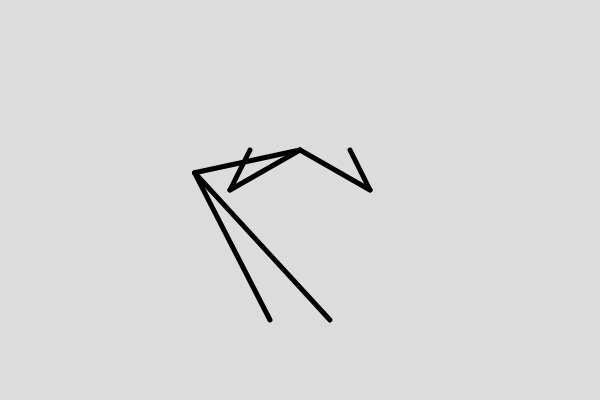
Frame 1 (no input)
Frame 60 (no input): identical to frame 1, image omitted
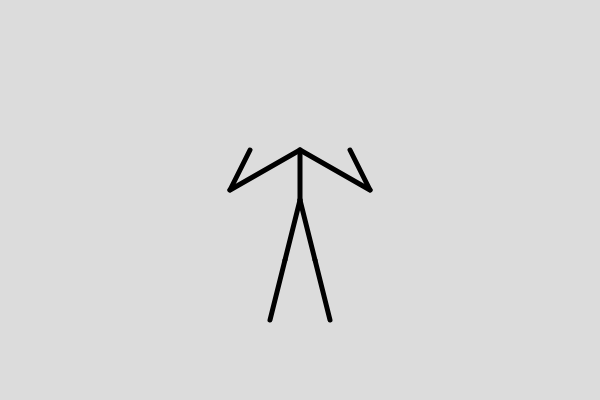
Frame 120 (the mouse pressed at the canvas centre since frame 60)

The p5.js sketch that drew these frames (run headless with seeded random() and noise() and a simulated clock; from frame 60 on, the mouse is pressed at the canvas centre):

// p5.js sketch
// ── sketch.js
class Man {
  constructor(x, y) {
    this.leftFoot = { x: x - 30, y: y + 170, fixed: true };
    this.rightFoot = { x: x + 30, y: y + 170, fixed: true };
    this.head = { x: x, y: y, fixed: true };

    this.controlPoint = { x: x, y: y + 50, fixed: false };

    this.leftKnee = { x: x - 20, y: y + 50 };
    this.rightKnee = { x: x + 20, y: y + 50 };

    this.legSegmentLength = 40;
    this.maxStretch = 2.5;
    this.minDistance = 20;
  }

  calculateJointPosition(fixed1, fixed2, baseLength, t = 0.5) {
    let dx = fixed2.x - fixed1.x;
    let dy = fixed2.y - fixed1.y;
    let distance = Math.sqrt(dx * dx + dy * dy);

    if (distance < this.minDistance) {
      distance = this.minDistance;
    }

    let h = Math.sqrt(Math.pow(baseLength, 2) - Math.pow(distance / 2, 2));

    if (isNaN(h)) {
      h = 0;
    }

    let mx = fixed1.x + dx * t;
    let my = fixed1.y + dy * t;

    let nx = -dy / distance;
    let ny = dx / distance;

    return {
      x: mx + nx * h,
      y: my + ny * h,
    };
  }

  constrainPoint(px, py, anchorX, anchorY, maxDist) {
    let dx = px - anchorX;
    let dy = py - anchorY;
    let distance = Math.sqrt(dx * dx + dy * dy);

    if (distance > maxDist) {
      let angle = Math.atan2(dy, dx);
      return {
        x: anchorX + Math.cos(angle) * maxDist,
        y: anchorY + Math.sin(angle) * maxDist,
      };
    }

    return { x: px, y: py };
  }
  update(mouseX, mouseY) {
    let maxDistance = this.legSegmentLength * 2 * this.maxStretch;

    let constrainedFromHead = this.constrainPoint(
      mouseX,
      mouseY,
      this.head.x,
      this.head.y,
      maxDistance
    );
    let constrainedFromLeftFoot = this.constrainPoint(
      constrainedFromHead.x,
      constrainedFromHead.y,
      this.leftFoot.x,
      this.leftFoot.y,
      maxDistance
    );
    let constrainedFromRightFoot = this.constrainPoint(
      constrainedFromLeftFoot.x,
      constrainedFromLeftFoot.y,
      this.rightFoot.x,
      this.rightFoot.y,
      maxDistance
    );

    this.controlPoint.x = constrainedFromRightFoot.x;
    this.controlPoint.y = constrainedFromRightFoot.y;

    let leftKneePos = this.calculateJointPosition(
      this.leftFoot,
      this.controlPoint,
      this.legSegmentLength * 1.2,
      0.5
    );

    let rightKneePos = this.calculateJointPosition(
      this.rightFoot,
      this.controlPoint,
      this.legSegmentLength * 1.2,
      0.5
    );

    if (!isNaN(leftKneePos.x) && !isNaN(leftKneePos.y)) {
      this.leftKnee = leftKneePos;
    }
    if (!isNaN(rightKneePos.x) && !isNaN(rightKneePos.y)) {
      this.rightKnee = rightKneePos;
    }
  }

  draw() {
    stroke(0);
    strokeWeight(5);

    line(this.leftFoot.x, this.leftFoot.y, this.leftKnee.x, this.leftKnee.y);
    line(
      this.leftKnee.x,
      this.leftKnee.y,
      this.controlPoint.x,
      this.controlPoint.y
    );

    line(
      this.rightFoot.x,
      this.rightFoot.y,
      this.rightKnee.x,
      this.rightKnee.y
    );
    line(
      this.rightKnee.x,
      this.rightKnee.y,
      this.controlPoint.x,
      this.controlPoint.y
    );

    line(this.head.x, this.head.y, this.controlPoint.x, this.controlPoint.y);

    line(this.head.x, this.head.y, this.head.x + 70, this.head.y + 40);
    line(this.head.x + 70, this.head.y + 40, this.head.x + 50, this.head.y);

    line(this.head.x, this.head.y, this.head.x - 70, this.head.y + 40);
    line(this.head.x - 70, this.head.y + 40, this.head.x - 50, this.head.y);

    // strokeWeight(8);

    // stroke(0, 255, 0);
    // point(this.leftFoot.x, this.leftFoot.y);
    // point(this.rightFoot.x, this.rightFoot.y);
    // point(this.head.x, this.head.y);

    // noStroke();
    // fill(0);
    // circle(this.head.x, this.head.y - 25, 50);

    // stroke(255, 0, 0);
    // point(this.controlPoint.x, this.controlPoint.y);

    // stroke(255, 255, 0);
    // point(this.leftKnee.x, this.leftKnee.y);
    // point(this.rightKnee.x, this.rightKnee.y);
  }
}

let man;

function setup() {
  createCanvas(600, 400);
  man = new Man(width / 2, height / 2 - 50);
}

function draw() {
  background(220);
  man.update(mouseX, mouseY);
  man.draw();
}
